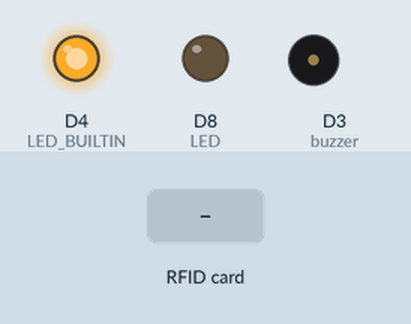
Bench run of a sketch on a simulated ESP8266 (Wemos D1 mini). Parts: output pins drawn as LEDs (lit = HIGH, except the on-board LED, lit = LOW), buzzer (waves = sounding). Inputs (shaded band) come from the test bench. WiFi joins after 1.5 s; servers stay silent unless stated; uploads are accepted with an empty reply; what the sketch prints to the serial monitor is not drawn.

Above: at 0.0 s.
At 2.7 s:
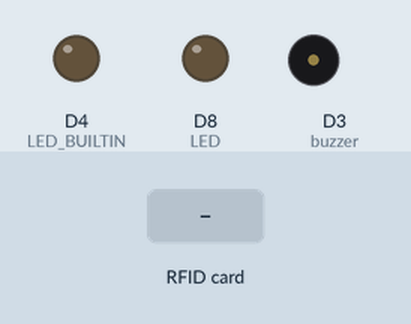
2.8 s: RFID card 5E 7A 19 C4 held to the reader
At 2.97 s:
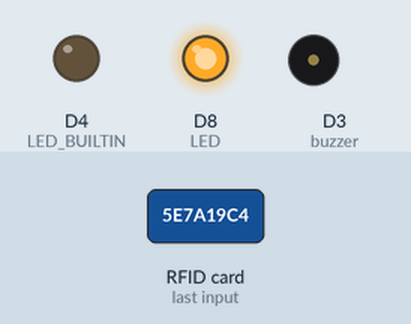
Timing chart, 0 to 5.8 s (numbered marks = the images above; inputs shaded):
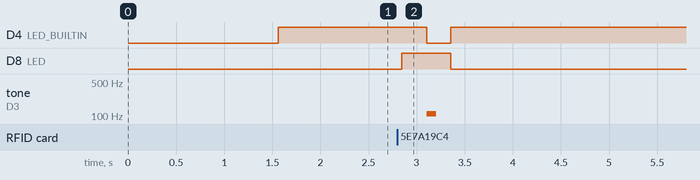

The sketch:

wifi-rfid-post-visitor-final.ino
```cpp
/*
 *  This sketch sends data via HTTP GET requests to data.sparkfun.com service.
 *
 *  You need to get streamId and privateKey at data.sparkfun.com and paste them
 *  below. Or just customize this script to talk to other HTTP servers.
 *
 */

#include <ESP8266WiFi.h>
#include <ESP8266HTTPClient.h>
#include <SPI.h>
#include "MFRC522.h"
#define RST_PIN D1 // RST-PIN for RC522 - RFID - SPI - Modul GPIO15
#define SS_PIN  D2  // SDA-PIN for RC522 - RFID - SPI - Modul GPIO2
#define LED D8
#define buzzer D3

MFRC522 mfrc522(SS_PIN, RST_PIN);   // Create MFRC522 instance

const char* ssid     = "hayah";
const char* password = "usman@1234";

const char* host = "192.168.43.63"; // connect to host on web

void setup() {
  pinMode(LED_BUILTIN, OUTPUT);
  pinMode(LED, OUTPUT);
  pinMode(buzzer, OUTPUT);
  Serial.begin(115200);
  delay(10);

  // We start by connecting to a WiFi network
  Serial.println();
  Serial.println();
  Serial.print("Connecting to ");
  Serial.println(ssid);

  WiFi.begin(ssid, password);

  while (WiFi.status() != WL_CONNECTED) {
    delay(500);
    Serial.print(".");
  }

  Serial.println("");
  Serial.println("WiFi connected");
  Serial.println("IP address: ");
  Serial.println(WiFi.localIP());

  //RFID
  SPI.begin();           // Init SPI bus
  mfrc522.PCD_Init();    // Init MFRC522
}

int value = 0;

void loop() {
   digitalWrite(LED_BUILTIN, HIGH);
  // Look for new cards
  if ( ! mfrc522.PICC_IsNewCardPresent()) {
    delay(50);
    return;
  }
  // Select one of the cards
  if ( ! mfrc522.PICC_ReadCardSerial()) {
    delay(50);
    return;
  }
  // Show some details of the PICC (that is: the tag/card)
  //MSerial.print(F("Card UID:"));
  dump_byte_array(mfrc522.uid.uidByte, mfrc522.uid.size);
  Serial.println();
}

// Helper routine to dump a byte array as hex values to Serial
void dump_byte_array(byte *buffer, byte bufferSize) {
  // We now create a URI for the request
  String url = "/sls/admin/visitor";
  String uid="";
  for (byte i = 0; i < bufferSize; i++) {
    Serial.print(buffer[i] < 0x10 ? " 0" : "");
    Serial.print(buffer[i], DEC);
    uid += buffer[i];
  }

   digitalWrite(LED, HIGH);
//  url+="_rack-01";
//  url+="_wemos-01";
String data="rfid=";
data+=uid;
data+="&module=module1";
data+="&wemos=wemos1";

  Serial.print("connecting to ");
  Serial.println(host);

  // Use WiFiClient class to create TCP connections
  WiFiClient client;
  const int httpPort = 80;
  if (!client.connect(host, httpPort)) {
    Serial.println("connection failed");
    return;
  }

  Serial.print("Requesting URL: ");
  Serial.println(url);

  // This will send the request to the server
  client.print(String("POST ") + url + " HTTP/1.1\r\n" +
               "Host: " + host + "\r\n");

//client.println("POST "+url+" HTTP/1.1");
//client.println("Host: "+ host);
client.println("Cache-Control: no-cache");
client.println("Content-Type: application/x-www-form-urlencoded");
client.print("Content-Length: ");
client.println(data.length());
client.println();
client.println(data);

  unsigned long timeout = millis();
  while (client.available() == 0) {
    if (millis() - timeout > 5000) {
      Serial.println(">>> Client Timeout !");
      client.stop();
      return;
    }
  }

  // Read all the lines of the reply from server and print them to Serial
  while(client.available()){
//    delay(250);
    String line = client.readStringUntil('\r');
    if(line=="HTTP/1.1 200 OK")
    {
      digitalWrite(LED_BUILTIN, LOW);
      tone(buzzer,110,100);
      delay(250);
      Serial.print("success");
      digitalWrite(LED_BUILTIN, HIGH);
      digitalWrite(LED, LOW);
      noTone(buzzer);
    }
    Serial.print(line);
  }

  Serial.println();
  Serial.println("closing connection");
  digitalWrite(LED, LOW);
}
```

Measured:
- after the input at 2.8 s, D4 (LED_BUILTIN): HIGH → LOW after 0.30 s, → HIGH 0.25 s later; D8 (LED): LOW → HIGH at once, → LOW 0.51 s later; tone on D3 (buzzer): silent → 110 Hz after 0.30 s, → silent 0.10 s later
